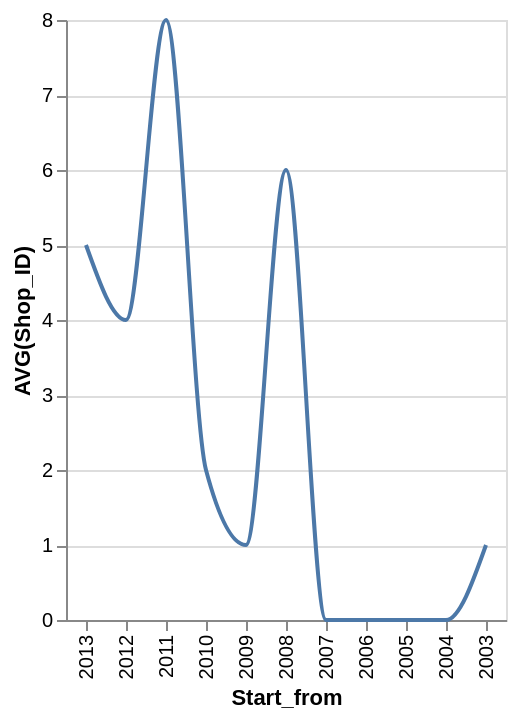

Write the Vega-Lite specification saved for this chart.
### Vega-Lite specification from a JSON file in a GitHub repository (floating-point values rounded to 4 significant figures)
{"data": {"values": [{"x_data": "2013", "y_data": 5}, {"x_data": "2012", "y_data": 4}, {"x_data": "2011", "y_data": 8}, {"x_data": "2010", "y_data": 2}, {"x_data": "2009", "y_data": 1}, {"x_data": "2008", "y_data": 6}, {"x_data": "2007", "y_data": 0}, {"x_data": "2006", "y_data": 0}, {"x_data": "2005", "y_data": 0}, {"x_data": "2004", "y_data": 0}, {"x_data": "2003", "y_data": 1}]}, "mark": {"type": "line", "interpolate": "monotone"}, "encoding": {"x": {"field": "x_data", "type": "nominal", "title": "Start_from", "sort": "descending"}, "y": {"field": "y_data", "type": "quantitative", "title": "AVG(Shop_ID)"}}}
